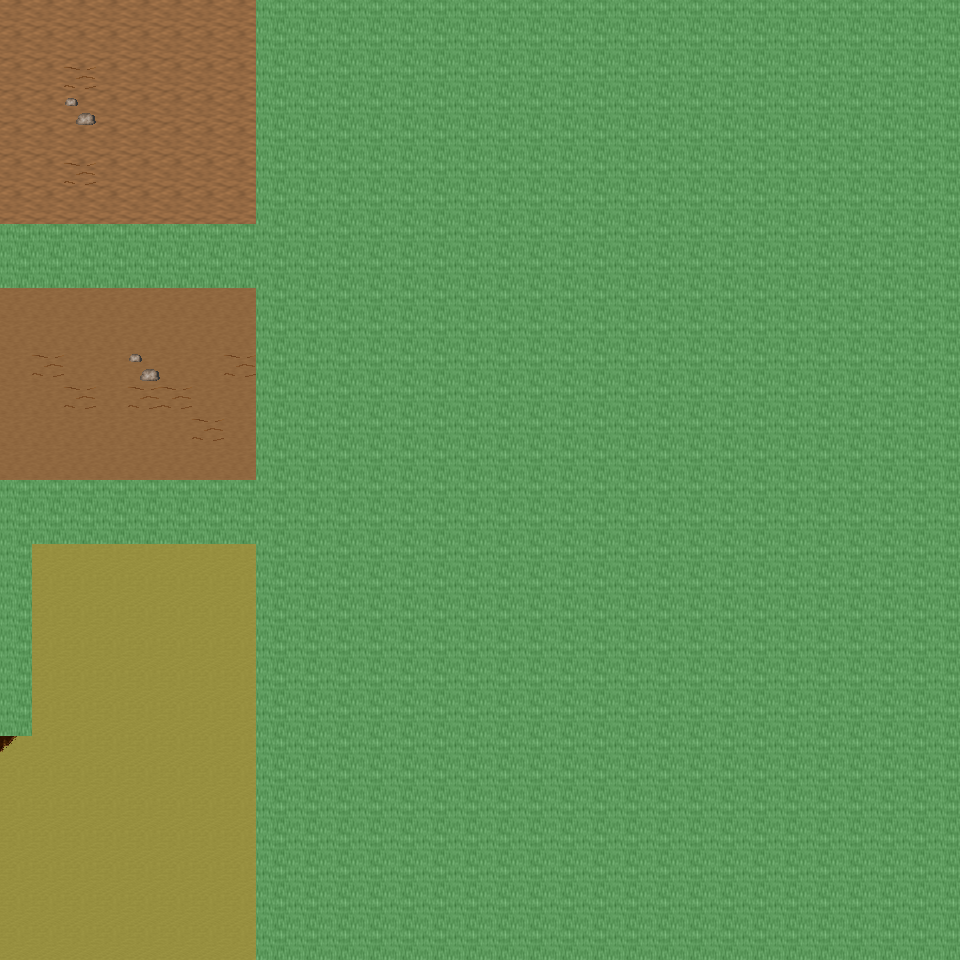

A 2D game scene composited from a Tiled map and its tileset images. What follows is a short description and the map's XML, with each tile layer's data collapsed to a summary:
An orthogonal 30x30 tile map with 32x32 px tiles, 6 tile layers (Ground, Object, Object2, Above, ...), 20 tilesets and 5 objects (5x mapchange).

<map version="1.0" orientation="orthogonal" renderorder="right-down" width="30" height="30" tilewidth="32" tileheight="32" nextobjectid="6">
  <tileset firstgid="1" name="tileset_ground_ground" tilewidth="32" tileheight="32" tilecount="33" columns="3">
    <image source="../drawable/tileset_ground_ground.png" width="96" height="352" />
  </tileset>
  <tileset firstgid="34" name="tileset_ground_grass_edges" tilewidth="32" tileheight="32" tilecount="36" columns="12">
    <image source="../drawable/tileset_ground_grass_edges.png" width="384" height="96" />
  </tileset>
  <tileset firstgid="70" name="tileset_ground_ridge_earth_dark" tilewidth="32" tileheight="32" tilecount="96" columns="12">
    <image source="../drawable/tileset_ground_ridge_earth_dark.png" width="384" height="256" />
  </tileset>
  <tileset firstgid="166" name="tileset_plant_flower_daisy_white" tilewidth="32" tileheight="32" tilecount="8" columns="2">
    <image source="../drawable/tileset_plant_flower_daisy_white.png" width="64" height="128" />
  </tileset>
  <tileset firstgid="174" name="tileset_plant_grasses" tilewidth="32" tileheight="32" tilecount="6" columns="3">
    <image source="../drawable/tileset_plant_grasses.png" width="96" height="64" />
  </tileset>
  <tileset firstgid="180" name="tileset_ground_rock_pebbles" tilewidth="32" tileheight="32" tilecount="3" columns="1">
    <image source="../drawable/tileset_ground_rock_pebbles.png" width="32" height="96" />
  </tileset>
  <tileset firstgid="183" name="tileset_plant_flower_daisy_blue" tilewidth="32" tileheight="32" tilecount="8" columns="2">
    <image source="../drawable/tileset_plant_flower_daisy_blue.png" width="64" height="128" />
  </tileset>
  <tileset firstgid="191" name="tileset_ground_ladder_vertical_dark" tilewidth="32" tileheight="32" tilecount="3" columns="3">
    <image source="../drawable/tileset_ground_ladder_vertical_dark.png" width="96" height="32" />
  </tileset>
  <tileset firstgid="194" name="tileset_item_corpse_huge_animal" tilewidth="32" tileheight="32" tilecount="16" columns="2">
    <image source="../drawable/tileset_item_corpse_huge_animal.png" width="64" height="256" />
  </tileset>
  <tileset firstgid="210" name="tileset_ground_ladder_steps" tilewidth="32" tileheight="32" tilecount="6" columns="3">
    <image source="../drawable/tileset_ground_ladder_steps.png" width="96" height="64" />
  </tileset>
  <tileset firstgid="216" name="tileset_logic_collision" tilewidth="32" tileheight="32" tilecount="1" columns="1">
    <image source="../drawable/tileset_logic_collision.png" width="32" height="32" />
  </tileset>
  <tileset firstgid="217" name="tileset_ground_green_paving" tilewidth="32" tileheight="32" tilecount="18" columns="3">
    <image source="../drawable/tileset_ground_green_paving.png" width="96" height="192" />
  </tileset>
  <tileset firstgid="235" name="tileset_ground_earth_edges" tilewidth="32" tileheight="32" tilecount="18" columns="6">
    <image source="../drawable/tileset_ground_earth_edges.png" width="192" height="96" />
  </tileset>
  <tileset firstgid="253" name="tileset_ground_grass_corners" tilewidth="32" tileheight="32" tilecount="24" columns="6">
    <image source="../drawable/tileset_ground_grass_corners.png" width="192" height="128" />
  </tileset>
  <tileset firstgid="277" name="tileset_plant_tree_tree_darkgreen" tilewidth="32" tileheight="32" tilecount="88" columns="8">
    <image source="../drawable/tileset_plant_tree_tree_darkgreen.png" width="256" height="352" />
  </tileset>
  <tileset firstgid="365" name="tileset_plant_tree_evergreen" tilewidth="32" tileheight="32" tilecount="36" columns="3">
    <image source="../drawable/tileset_plant_tree_evergreen.png" width="96" height="384" />
  </tileset>
  <tileset firstgid="401" name="tileset_building_decoration_rocks" tilewidth="32" tileheight="32" tilecount="6" columns="3">
    <image source="../drawable/tileset_building_decoration_rocks.png" width="96" height="64" />
  </tileset>
  <tileset firstgid="407" name="tileset_plant_bush_bushes" tilewidth="32" tileheight="32" tilecount="10" columns="5">
    <image source="../drawable/tileset_plant_bush_bushes.png" width="160" height="64" />
  </tileset>
  <tileset firstgid="417" name="tileset_plant_bush_various_small" tilewidth="32" tileheight="32" tilecount="9" columns="3">
    <image source="../drawable/tileset_plant_bush_various_small.png" width="96" height="96" />
  </tileset>
  <tileset firstgid="426" name="tileset_ground_dry_grass" tilewidth="32" tileheight="32" tilecount="54" columns="9">
    <image source="../drawable/tileset_ground_dry_grass.png" width="288" height="192" />
  </tileset>
  <layer name="Ground" width="30" height="30">
    <data>[900 cells, 900 non-empty, 4 distinct tile ids]</data>
  </layer>
  <layer name="Object" width="30" height="30">
    <data>[900 cells, 72 non-empty, 11 distinct tile ids]</data>
  </layer>
  <layer name="Object2" width="30" height="30">
    <data>[900 cells, 0 non-empty, 0 distinct tile ids]</data>
  </layer>
  <layer name="Above" width="30" height="30">
    <data>[900 cells, 0 non-empty, 0 distinct tile ids]</data>
  </layer>
  <layer name="Above2" width="30" height="30">
    <data>[900 cells, 0 non-empty, 0 distinct tile ids]</data>
  </layer>
  <layer name="Walkable" width="30" height="30">
    <data>[900 cells, 698 non-empty, 1 distinct tile ids]</data>
  </layer>
  <objectgroup name="MapEvents">
    <object id="1" name="north" type="mapchange" x="0" y="0" width="256" height="32">
      <properties>
        <property name="map" value="0_ados_mountain_n2_w2_x4_y2" />
        <property name="place" value="south" />
      </properties>
    </object>
    <object id="2" name="south" type="mapchange" x="0" y="928" width="256" height="32">
      <properties>
        <property name="map" value="0_ados_mountain_n2_w2_x4_y4" />
        <property name="place" value="north" />
      </properties>
    </object>
    <object id="3" name="west" type="mapchange" x="0" y="0" width="32" height="224">
      <properties>
        <property name="map" value="0_ados_mountain_n2_w2_x3_y3" />
        <property name="place" value="east" />
      </properties>
    </object>
    <object id="4" name="west2" type="mapchange" x="0" y="288" width="32" height="192">
      <properties>
        <property name="map" value="0_ados_mountain_n2_w2_x3_y3" />
        <property name="place" value="east2" />
      </properties>
    </object>
    <object id="5" name="west3" type="mapchange" x="0" y="736" width="32" height="224">
      <properties>
        <property name="map" value="0_ados_mountain_n2_w2_x3_y3" />
        <property name="place" value="east3" />
      </properties>
    </object>
  </objectgroup>
</map>
